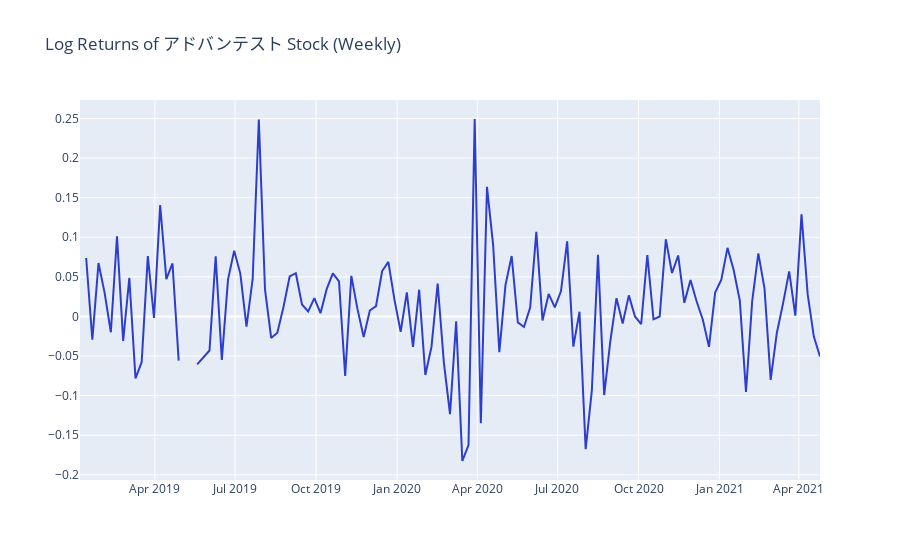

This figure's notebook cell:
### Code cell
plot_returns(
    monthly_close_returns.loc[:, 'アドバンテスト'],
    'Log Returns of {} Stock (Weekly)'.format('アドバンテスト'))
